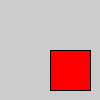
Frame 1 (no input)
Frame 60 (the mouse pressed at the canvas centre just before this capture): identical to frame 1, image omitted
Frame 120 (the mouse held since frame 60 and released just before this capture): identical to frame 1, image omitted

The Processing sketch that drew this single still picture (run headless with seeded random() and noise(); from frame 60 on, the mouse is pressed at the canvas centre):

// Processing sketch: setup_draw
// ── setup_draw.pde
int a  = 30;
int b = 50;


void setup() {
  
}

void draw() {
  
  
  // If conditions
  if(a < 30) { // statement
    rect(0,0,40,40); 
  }
  
  
  if(a > 30)
  {
    ellipse(0,0,40,40);
  }
  
  
  if(a < 30) 
  {
    ellipse(width*0.5,height*0.5,30,30);
  }else if(a < 40) 
  {
    rect(width*0.5,height*0.5,40,40);
  }
  
  
  // and expressions &&
  
  if(b > 40 && b < 51) {
    
    fill(150);
    rect(width*0.5,height*0.5,40,40);
  }
  
  // or expression ||
  if(a > 20 || b > 60) {
    fill(255,0,0);
    rect(width*0.5,height*0.5,40,40);
  }
  
  
}
